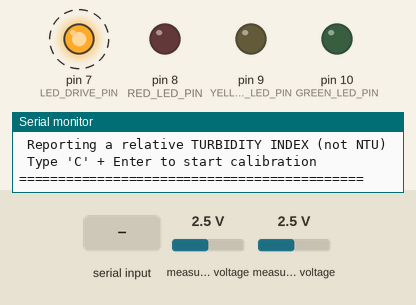
This sketch was run on a simulated Arduino Nano, built with avr-gcc and run on an emulated ATmega328P. Shown: output pins drawn as LEDs (lit = HIGH), the last lines printed to the serial monitor. Wiring (inferred from the names in the program): ADS1115 converter at I2C address 0x48. Dashed ring = blinking. The inputs (shaded band) are chosen by the test bench; at power-on: measured voltage 2.5 V.

Above: at 0.47 s.
At 1.4 s:
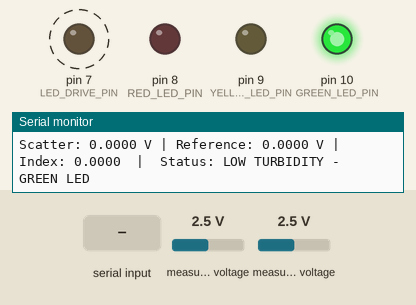
1.5 s: "C" received over Serial
4.5 s: "F" received over Serial
At 5.53 s:
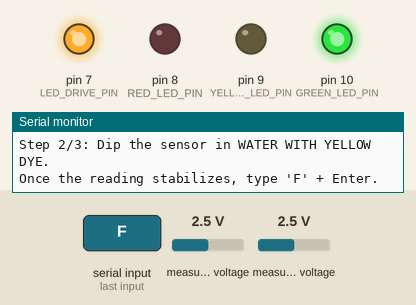
7.5 s: "f" received over Serial
Timing chart, 0 to 16.5 s (numbered marks = the images above; inputs shaded):
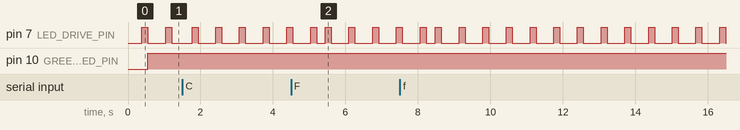

The sketch:

firmware.ino
```cpp
/*
  EXPERIMENTAL PRE-USB OPTICAL-INDEX SKETCH, NOT FINAL NTU FIRMWARE.
  This version still uses a TL072 and status LEDs. The current one-unit
  design target uses MCP6002, no status LEDs, and an Android USB-C app.
  See docs/optical-design.md before building or changing this sketch.

  ============================================================
   DISCRETE 90 DEGREE NEPHELOMETRIC TURBIDITY SENSOR
   ARDUINO NANO + IR LED + 2x BPW34 PHOTODIODE + TL072 + ADS1115
  ============================================================
  Description:
   Replaces the DFRobot SEN0189 module with a custom optical
   bench: an IR LED shines into the sample, a photodiode placed
   at 90 DEGREES from the LED picks up SCATTERED light
   (nephelometry, same principle as ISO 7027 turbidimeters),
   and a second "reference" photodiode near the LED tracks the
   LED's own brightness so drift (temperature, aging) cancels
   out. Both photodiode signals are amplified by a transimpedance
   op-amp (TL072) and read through an external 16-bit ADC
   (ADS1115) instead of the Nano's own 10-bit ADC.

   Full schematic, optical geometry, part numbers and purchase
   links: docs/optical-design.md and docs/diagrams/*.svg

  *** WHY THIS INSTEAD OF THE OLD SEN0189 FORMULA ***
   The old firmware (see firmware/legacy_sen0189/) computed a
   fake "NTU" from a straight-through (0 degree) analog reading
   using a generic community formula with no physical basis, and
   read it through the Nano's noisy 10-bit ADC. This version
   reports an honest, uncalibrated TURBIDITY INDEX instead of a
   fabricated NTU number - it is NOT yet an absolute NTU value.
   Turning it into real NTU requires calibrating against a
   reference instrument or formazin standards (see
   docs/optical-design.md, section "Getting to absolute NTU").

  Wiring summary (see docs/diagrams/legacy-circuit-schematic.svg):
   - IR LED (850nm)  -> D7 through a 220ohm resistor -> GND
   - Photodiode A (measurement, at 90 degrees) -> TL072 channel A
     (transimpedance amp) -> ADS1115 AIN0
   - Photodiode B (reference, near the LED)    -> TL072 channel B
     (transimpedance amp) -> ADS1115 AIN1
   - ADS1115: VDD->5V, GND->GND, ADDR->GND (I2C address 0x48),
     SDA->Nano A4, SCL->Nano A5

  REQUIRED LIBRARIES:
   - None beyond what ships with the Arduino IDE. <Wire.h> is
     used for I2C, talking to the ADS1115 directly via its
     register interface (no Adafruit_ADS1X15 dependency), the
     same "no external library" philosophy as the original
     firmware. <EEPROM.h> is used to store the calibration.

  ============================================================
                 CALIBRATION GUIDE (Serial Monitor)
  ============================================================
   1. Open the Serial Monitor (Ctrl+Shift+M) at 9600 baud.
   2. Type the letter  C  and press Enter -> starts calibration.
   3. The program will ask you to dip the sensor in CLEAR water
      (pure water). Wait for the reading to stabilize and type
      F  + Enter to fix that point.
   4. Then it will ask for WATER WITH YELLOW DYE (medium turbidity).
      Dip the sensor, wait for it to stabilize, and type
      F  + Enter to fix that point.
   5. Then it will ask for WATER WITH DISSOLVED COFFEE OR DARK INK
      (high turbidity). Dip the sensor, wait for it to stabilize,
      and type  F  + Enter to fix that point.
   6. Finally type  X  + Enter to FINISH the calibration. The
      values are calculated and automatically saved to EEPROM.
  ============================================================
*/

#include <Wire.h>
#include <EEPROM.h>

// ------------------- PIN CONFIGURATION -------------------

const int LED_DRIVE_PIN = 7; // Drives the IR LED (through a 220ohm resistor)

// >>> SET THE DIGITAL PINS YOU'RE ACTUALLY USING HERE <<<
const int RED_LED_PIN    = 8;   // <-- CHANGE: status RED LED digital pin
const int YELLOW_LED_PIN = 9;   // <-- CHANGE: status YELLOW LED digital pin
const int GREEN_LED_PIN  = 10;  // <-- CHANGE: status GREEN LED digital pin

const int SAMPLES_PER_READING = 8; // ADS1115 reads to average per state (dark/lit)
const int LED_SETTLE_MS = 5;       // Wait after switching the LED before reading

// ------------------- ADS1115 (RAW I2C, NO LIBRARY) -------------------
const uint8_t ADS1115_ADDRESS = 0x48;      // ADDR pin tied to GND
const uint8_t ADS1115_REG_CONVERSION = 0x00;
const uint8_t ADS1115_REG_CONFIG = 0x01;
const int MEASUREMENT_CHANNEL = 0; // AIN0 <- photodiode A (90 degrees)
const int REFERENCE_CHANNEL   = 1; // AIN1 <- photodiode B (near the LED)
const float ADS1115_LSB_VOLTS = 4.096 / 32768.0; // Gain = +/-4.096V (config below)

// ------------------- EEPROM MEMORY ADDRESSES -------------------
const int CLEAR_INDEX_ADDRESS     = 0;
const int MEDIUM_INDEX_ADDRESS    = 4;
const int TURBID_INDEX_ADDRESS    = 8;
const int CALIBRATED_FLAG_ADDRESS = 12; // Flag: 1 = already calibrated before

// ------------------- CALIBRATION VARIABLES (TURBIDITY INDEX, NOT NTU) -------------------
float clearWaterIndex  = 0.05;  // Default value until calibrated
float mediumWaterIndex = 0.25;  // Default value until calibrated
float turbidWaterIndex = 0.60;  // Default value until calibrated

float HIGH_TURBIDITY_THRESHOLD;
float MEDIUM_TURBIDITY_THRESHOLD;

// ------------------- CALIBRATION STATE VARIABLES -------------------
bool calibrating = false;
int  calibrationStep = 0; // 0=inactive, 1=clear water, 2=medium water, 3=turbid water


void setup() {
  Serial.begin(9600);
  Wire.begin();

  pinMode(LED_DRIVE_PIN, OUTPUT);
  digitalWrite(LED_DRIVE_PIN, LOW);

  pinMode(RED_LED_PIN, OUTPUT);
  pinMode(YELLOW_LED_PIN, OUTPUT);
  pinMode(GREEN_LED_PIN, OUTPUT);
  turnOffAllLeds();

  loadCalibrationFromEEPROM();
  recalculateThresholds();

  Serial.println("============================================");
  Serial.println(" Discrete 90-degree turbidity sensor");
  Serial.println(" Reporting a relative TURBIDITY INDEX (not NTU)");
  Serial.println(" Type 'C' + Enter to start calibration");
  Serial.println("============================================");
}


void loop() {

  if (Serial.available() > 0) {
    char receivedKey = Serial.read();
    processKey(receivedKey);
  }

  float measurementSignal, referenceSignal;
  float index = readTurbidityIndex(measurementSignal, referenceSignal);

  Serial.print("Scatter: ");
  Serial.print(measurementSignal, 4);
  Serial.print(" V | Reference: ");
  Serial.print(referenceSignal, 4);
  Serial.print(" V | Index: ");
  Serial.print(index, 4);

  if (calibrating) {
    Serial.print("   [CALIBRATING - Step ");
    Serial.print(calibrationStep);
    Serial.println(" of 3]");
  } else {
    Serial.print("  |  Status: ");
    evaluateLeds(index);
  }

  delay(300);
}


// ============================================================
//              SENSOR READING (LED ON/OFF DIFFERENCING)
// ============================================================

// Reads both photodiode channels with the LED off, then with the LED on,
// and returns the ambient-corrected ratio (scattered / reference).
// Also returns the two corrected signals (in volts) via the reference args,
// mainly for debugging/logging over Serial.
float readTurbidityIndex(float &measurementSignalOut, float &referenceSignalOut) {
  digitalWrite(LED_DRIVE_PIN, LOW);
  delay(LED_SETTLE_MS);
  float darkMeasurement = readAveragedChannel(MEASUREMENT_CHANNEL);
  float darkReference   = readAveragedChannel(REFERENCE_CHANNEL);

  digitalWrite(LED_DRIVE_PIN, HIGH);
  delay(LED_SETTLE_MS);
  float litMeasurement = readAveragedChannel(MEASUREMENT_CHANNEL);
  float litReference   = readAveragedChannel(REFERENCE_CHANNEL);

  digitalWrite(LED_DRIVE_PIN, LOW); // off between cycles

  float measurementSignal = litMeasurement - darkMeasurement;
  float referenceSignal   = litReference - darkReference;

  measurementSignalOut = measurementSignal;
  referenceSignalOut = referenceSignal;

  // Guard against divide-by-zero / a disconnected or dead reference channel
  if (referenceSignal < 0.001) {
    return 0.0;
  }
  return measurementSignal / referenceSignal;
}

// Reads one ADS1115 channel multiple times and returns the average in volts
float readAveragedChannel(int channel) {
  long sum = 0;
  for (int i = 0; i < SAMPLES_PER_READING; i++) {
    sum += readADS1115Raw(channel);
  }
  float averageRaw = sum / (float)SAMPLES_PER_READING;
  return averageRaw * ADS1115_LSB_VOLTS;
}

// Triggers a single-shot conversion on the given single-ended channel (0-3)
// and returns the raw 16-bit signed result. Talks to the ADS1115 directly
// over I2C, no external library needed.
int16_t readADS1115Raw(int channel) {
  // Config register bits:
  //   OS=1 (start), MUX=100+channel (single-ended vs GND),
  //   PGA=001 (+/-4.096V), MODE=1 (single-shot),
  //   DR=100 (128SPS), COMP_QUE=11 (disable comparator)
  uint16_t config = 0x8000;               // OS = 1 (start single conversion)
  config |= (uint16_t)(0x04 + channel) << 12; // MUX
  config |= 0x1 << 9;                     // PGA = +/-4.096V
  config |= 0x1 << 8;                     // MODE = single-shot
  config |= 0x4 << 5;                     // DR = 128SPS
  config |= 0x3;                          // COMP_QUE = disabled

  writeADS1115Register(ADS1115_REG_CONFIG, config);
  delay(9); // ~1 conversion period at 128SPS, plus margin

  return (int16_t)readADS1115Register(ADS1115_REG_CONVERSION);
}

void writeADS1115Register(uint8_t reg, uint16_t value) {
  Wire.beginTransmission(ADS1115_ADDRESS);
  Wire.write(reg);
  Wire.write((uint8_t)(value >> 8));   // MSB
  Wire.write((uint8_t)(value & 0xFF)); // LSB
  Wire.endTransmission();
}

uint16_t readADS1115Register(uint8_t reg) {
  Wire.beginTransmission(ADS1115_ADDRESS);
  Wire.write(reg);
  Wire.endTransmission();

  Wire.requestFrom((int)ADS1115_ADDRESS, 2);
  uint16_t value = 0;
  if (Wire.available() >= 2) {
    value = (uint16_t)Wire.read() << 8; // MSB
    value |= Wire.read();               // LSB
  }
  return value;
}

// ============================================================
//                   CALIBRATION FUNCTIONS
// ============================================================

void processKey(char key) {

  if (key == 'C' || key == 'c') {
    calibrating = true;
    calibrationStep = 1;
    Serial.println();
    Serial.println("### CALIBRATION STARTED ###");
    Serial.println("Step 1/3: Dip the sensor in CLEAR (pure) water.");
    Serial.println("Once the reading stabilizes, type 'F' + Enter.");
  }
  else if ((key == 'F' || key == 'f') && calibrating) {
    float measurementSignal, referenceSignal;
    float currentIndex = readTurbidityIndex(measurementSignal, referenceSignal);

    if (calibrationStep == 1) {
      clearWaterIndex = currentIndex;
      Serial.print("Value fixed for CLEAR WATER: ");
      Serial.println(currentIndex, 4);
      Serial.println("Step 2/3: Dip the sensor in WATER WITH YELLOW DYE.");
      Serial.println("Once the reading stabilizes, type 'F' + Enter.");
      calibrationStep = 2;
    }
    else if (calibrationStep == 2) {
      mediumWaterIndex = currentIndex;
      Serial.print("Value fixed for MEDIUM (yellow) WATER: ");
      Serial.println(currentIndex, 4);
      Serial.println("Step 3/3: Dip the sensor in WATER WITH COFFEE/DARK INK.");
      Serial.println("Once the reading stabilizes, type 'F' + Enter.");
      calibrationStep = 3;
    }
    else if (calibrationStep == 3) {
      turbidWaterIndex = currentIndex;
      Serial.print("Value fixed for TURBID (dark) WATER: ");
      Serial.println(currentIndex, 4);
      Serial.println("All 3 points have been fixed.");
      Serial.println("Type 'X' + Enter to FINISH and save the calibration.");
      calibrationStep = 4;
    }
    else {
      Serial.println("You already fixed the 3 points. Type 'X' to finish.");
    }
  }
  else if ((key == 'X' || key == 'x') && calibrating) {
    if (calibrationStep < 4) {
      Serial.println("You haven't fixed the 3 points with 'F' yet. Can't finish yet.");
    } else {
      recalculateThresholds();
      saveCalibrationToEEPROM();
      calibrating = false;
      calibrationStep = 0;
      Serial.println("### CALIBRATION FINISHED AND SAVED TO MEMORY ###");
      Serial.println("Returning to normal operation...");
      Serial.println();
    }
  }
}

// Calculates the LED thresholds as midpoints between the 3 calibrated samples
void recalculateThresholds() {
  MEDIUM_TURBIDITY_THRESHOLD = (clearWaterIndex + mediumWaterIndex) / 2.0;
  HIGH_TURBIDITY_THRESHOLD   = (mediumWaterIndex + turbidWaterIndex) / 2.0;
}

void saveCalibrationToEEPROM() {
  EEPROM.put(CLEAR_INDEX_ADDRESS, clearWaterIndex);
  EEPROM.put(MEDIUM_INDEX_ADDRESS, mediumWaterIndex);
  EEPROM.put(TURBID_INDEX_ADDRESS, turbidWaterIndex);
  EEPROM.put(CALIBRATED_FLAG_ADDRESS, (byte)1);
}

void loadCalibrationFromEEPROM() {
  byte calibratedFlag;
  EEPROM.get(CALIBRATED_FLAG_ADDRESS, calibratedFlag);

  if (calibratedFlag == 1) {
    EEPROM.get(CLEAR_INDEX_ADDRESS, clearWaterIndex);
    EEPROM.get(MEDIUM_INDEX_ADDRESS, mediumWaterIndex);
    EEPROM.get(TURBID_INDEX_ADDRESS, turbidWaterIndex);
    Serial.println("A previously saved calibration was loaded.");
  } else {
    Serial.println("No saved calibration found. Using default values.");
  }
}

// ============================================================
//                     STATUS LED FUNCTIONS
// ============================================================

void turnOffAllLeds() {
  digitalWrite(RED_LED_PIN, LOW);
  digitalWrite(YELLOW_LED_PIN, LOW);
  digitalWrite(GREEN_LED_PIN, LOW);
}

void evaluateLeds(float index) {
  if (index > HIGH_TURBIDITY_THRESHOLD) {
    digitalWrite(RED_LED_PIN, HIGH);
    digitalWrite(YELLOW_LED_PIN, LOW);
    digitalWrite(GREEN_LED_PIN, LOW);
    Serial.println("HIGH TURBIDITY - RED LED");
  }
  else if (index > MEDIUM_TURBIDITY_THRESHOLD) {
    digitalWrite(RED_LED_PIN, LOW);
    digitalWrite(YELLOW_LED_PIN, HIGH);
    digitalWrite(GREEN_LED_PIN, LOW);
    Serial.println("MEDIUM TURBIDITY - YELLOW LED");
  }
  else {
    digitalWrite(RED_LED_PIN, LOW);
    digitalWrite(YELLOW_LED_PIN, LOW);
    digitalWrite(GREEN_LED_PIN, HIGH);
    Serial.println("LOW TURBIDITY - GREEN LED");
  }
}
```
